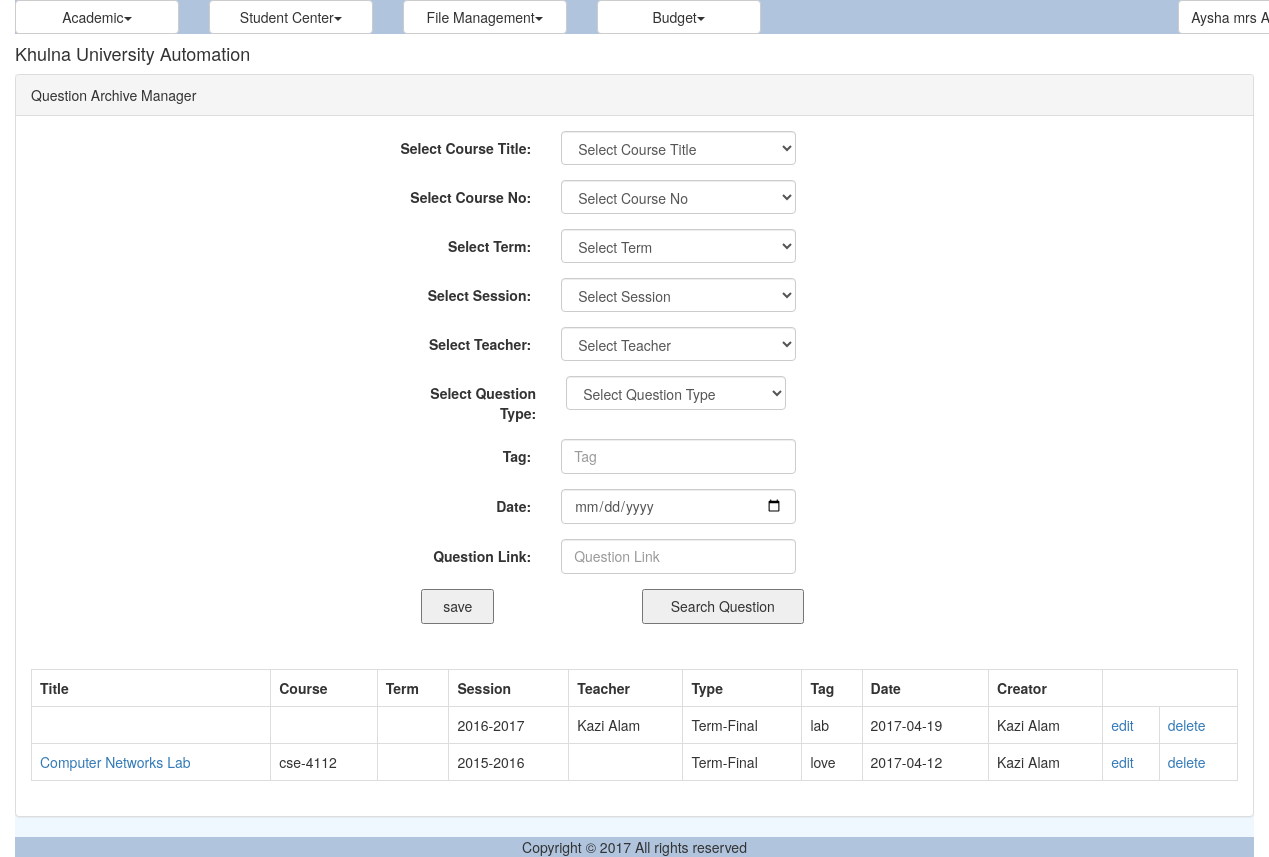
The page /question.php (signed in) on the database its author committed.
### tables this page shows
CREATE TABLE `qms_question_archive` (
  `ID` varchar(40) NOT NULL,
  `Title` varchar(50) NOT NULL,
  `CourseID` varchar(40) NOT NULL,
  `TermID` varchar(40) NOT NULL,
  `SessionID` varchar(40) NOT NULL,
  `TeacherID` varchar(40) NOT NULL,
  `Type` varchar(20) NOT NULL,
  `Tag` varchar(200) NOT NULL,
  `QuestionDate` date NOT NULL,
  `Link` varchar(300) NOT NULL,
  `CreatorID` varchar(40) NOT NULL
);

CREATE TABLE `reg_registration_session` (
  `ID` varchar(40) NOT NULL,
  `Name` varchar(30) NOT NULL
);

CREATE TABLE `ums_user` (
  `ID` varchar(40) NOT NULL,
  `UniversityID` varchar(20) NOT NULL,
  `Email` varchar(50) NOT NULL,
  `Password` varchar(255) NOT NULL,
  `FirstName` varchar(50) DEFAULT NULL,
  `MiddleName` varchar(50) DEFAULT NULL,
  `LastName` varchar(50) DEFAULT NULL,
  `DisciplineID` varchar(40) DEFAULT NULL,
  `Status` varchar(20) DEFAULT NULL,
  `IsLogged` varchar(10) DEFAULT NULL,
  `IsArchived` varchar(10) DEFAULT NULL,
  `IsDeleted` varchar(10) DEFAULT NULL
);

CREATE TABLE `reg_course` (
  `ID` varchar(40) NOT NULL,
  `CourseNo` varchar(40) NOT NULL,
  `Title` varchar(100) NOT NULL,
  `Credit` double NOT NULL,
  `CourseTypeID` varchar(40) NOT NULL,
  `DisciplineID` varchar(40) NOT NULL,
  `IsDeleted` tinyint(1) NOT NULL
);

### util/class.util.inc (called while the page is built, shortened)
<?php
class ConfigUtil implements I_DBConfig, I_LogConfig, I_LanguageConfig{
	public static $s_instance;
	private $_host;
	private $_username;
	private $_password;
	private $_database;
	public static function getInstance() {
		if(!self::$s_instance) {
			self::$s_instance = new self();
		}
		return self::$s_instance;
	}
	private function readConfig(){
		$this->_ini_array = parse_ini_file(CONFIG.'system.ini');
		$this->_host =	$this->_ini_array['db_host'];
		$this->_username = $this->_ini_array['db_username'];
		$this->_password = $this->_ini_array['db_password'];
		$this->_database = $this->_ini_array['db_database'];
	}
	public function getDBHost(){
		return $this->_host;
	}
	public function getDBUserName(){
		return $this->_username;
	}
	public function getDBPassword(){
		return $this->_password;
	}
	public function getDBName(){
		return $this->_database;
	}
}
class DBUtil implements I_DBUtil {
	private static $s_instance;
	private $_host;
	private $_username;
	private $_password;
	private $_database;
	protected $_connection;
	protected $_result;
	public static function getInstance() {
		if(!self::$s_instance) {
			self::$s_instance = new self();
		}
		return self::$s_instance;
	}
	private function readDBConfig(){
		$_config = ConfigUtil::getInstance();
		$this->_host = $_config->getDBHost();
		$this->_username = $_config->getDBUserName();
		$this->_password = $_config->getDBPassword();
		$this->_database = $_config->getDBName();
	}
	private function setConnection(){
		$this->_connection = new mysqli($this->_host, $this->_username,
			$this->_password, $this->_database);
	}
	public function doQuery($sql) {
		$this->_result = $this->_connection->query($sql) or die(mysqli_error($this->_connection));
		return $this->_result;
	}
	public function getNumRows() {
		$this->_numRows = mysqli_num_rows($this->_result);
		return $this->_numRows;
	}
	public function getAllRows() {
		$rows = array();
		for($x = 0; $x < $this->getNumRows(); $x++) {
			$rows[] = mysqli_fetch_assoc($this->_result);
		}
		return $rows;
	}
	public function getTopRow() {
		return $this->_result->fetch_array();
	}
}
class LogUtil{
	private static $s_instance;
	public static function getInstance(){
		if(!self::$s_instance) {
			self::$s_instance = new self();
		}
		return self::$s_instance;
	}
}
class LangUtil{
	private static $s_instance;
	public static function getInstance() {
		if(!self::$s_instance) {
			self::$s_instance = new self();
		}
		return self::$s_instance;
	}
}
?>

### modules/question/ui/blade/view.question.blade.inc (called while the page is built, shortened)
<?php
include_once UTILITY.'class.util.inc';
include_once MODULES_QUESTION.'bao/class.questionbao.inc';
$_QuestionBAO = new QuestionBAO();
?>

### modules/question/bao/class.questionbao.inc (called while the page is built, shortened)
<?php
include_once UTILITY.'class.util.inc';
include_once MODULES_QUESTION.'dao/class.questiondao.inc';
Class QuestionBAO{
	private $_QuestionDAO;
	public function __construct(){
		$this->_QuestionDAO = new QuestionDAO();
	}
	public function getAllQuestions(){
		$Result = $this->_QuestionDAO->getAllQuestions();
		return $Result;
	}
	public function getTeacherFromID($ID){
		$Result = $this->_QuestionDAO->getTeacherFromID($ID);
		return $Result;
	}
	public function getSessionFromID($ID){
		$Result = $this->_QuestionDAO->getSessionFromID($ID);
		return $Result;
	}
	public function getCourseFromID($ID){
		$Result = $this->_QuestionDAO->getCourseFromID($ID);
		return $Result;
	}
	public function getTitleFromID($ID){
		$Result = $this->_QuestionDAO->getTitleFromID($ID);
		return $Result;
	}
}
?>

### modules/question/dao/class.questiondao.inc (called while the page is built, shortened)
<?php
include_once COMMON.'class.common.inc';
include_once COMMON.'class.common.question.inc';
include_once UTILITY.'class.util.inc';
Class QuestionDAO{
	private $_DB;
	public function __construct(){
		$this->_DB = DBUtil::getInstance();
	}
	public function getAllTerms(){
		$TermList = array();
		$this->_DB->doQuery("SELECT * FROM reg_term");
		$rows = $this->_DB->getAllRows();
		for($i = 0; $i < sizeof($rows); $i++) {
			$row = $rows[$i];
			$this->_Term = new Term();
		    $this->_Term->setID ( $row['ID']);
		    $this->_Term->setName( $row['Name'] );
		    $TermList[]=$this->_Term;
		}
		$Result = new Result();
		$Result->setIsSuccess(1);
		$Result->setResultObject($TermList);
		return $Result;
	}
	public function getAllUser(){
		$UserList = array();
		$this->_DB->doQuery("SELECT * FROM ums_user");
		$rows = $this->_DB->getAllRows();
		for($i = 0; $i < sizeof($rows); $i++) {
			$row = $rows[$i];
			$this->_User = new User();
		    $this->_User->setID ( $row['ID']);
		    $this->_User->setFirstName( $row['FirstName']." ".$row['LastName'] );
		    $UserList[]=$this->_User;
		}
		$Result = new Result();
		$Result->setIsSuccess(1);
		$Result->setResultObject($UserList);
		return $Result;
	}
	public function getAllSession(){
		$SessionList = array();
		$this->_DB->doQuery("SELECT * FROM reg_registration_session");
		$rows = $this->_DB->getAllRows();
		for($i = 0; $i < sizeof($rows); $i++) {
			$row = $rows[$i];
			$this->_Session = new Session();
		    $this->_Session->setID ( $row['ID']);
		    $this->_Session->setName( $row['Name'] );
		    $SessionList[]=$this->_Session;
		}
		$Result = new Result();
		$Result->setIsSuccess(1);
		$Result->setResultObject($SessionList);
		return $Result;
	}
	public function getAllCourse(){
		$CourseList = array();
		$this->_DB->doQuery("SELECT * FROM reg_course");
		$rows = $this->_DB->getAllRows();
		for($i = 0; $i < sizeof($rows); $i++) {
			$row = $rows[$i];
			$this->_Course = new Course();
		    $this->_Course->setID ( $row['ID']);
		    $this->_Course->setCourseNo( $row['CourseNo'] );
		    $this->_Course->setTitle( $row['Title'] );
		    $CourseList[]=$this->_Course;
		}
		$Result = new Result();
		$Result->setIsSuccess(1);
		$Result->setResultObject($CourseList);
		return $Result;
	}
	public function getAllQuestions(){
		$QuestionList = array();
		$this->_DB->doQuery("SELECT * FROM qms_question_archive");
		$rows = $this->_DB->getAllRows();
		for($i = 0; $i < sizeof($rows); $i++) {
			$row = $rows[$i];
			$this->_Question = new Question();
		    $this->_Question->setID ( $row['ID']);
		    $this->_Question->setTitle( $row['Title'] );
		    $this->_Question->setCourse( $row['CourseID'] );
		    $this->_Question->setTerm( $row['TermID'] );
		    $this->_Question->setSession( $row['SessionID'] );
		    $this->_Question->setTeacher( $row['TeacherID'] );
		    $this->_Question->setType( $row['Type'] );
		    $this->_Question->setTag( $row['Tag'] );
		    $this->_Question->setQuestionDate( $row['QuestionDate'] );
		    $this->_Question->setLink( $row['Link'] );
		    $this->_Question->setCreator($row['CreatorID']);
		    $QuestionList[]=$this->_Question;
		}
		$Result = new Result();
		$Result->setIsSuccess(1);
		$Result->setResultObject($QuestionList);
		return $Result;
	}
	public function getTeacherFromID($ID){
		$SQL = "SELECT * FROM ums_user WHERE ID = '$ID'";
		$this->_DB->doQuery($SQL);
		$row = $this->_DB->getTopRow();
		return $row['FirstName']." ".$row['LastName'];
	}
	public function getTermFromID($ID){
		$SQL = "SELECT Name FROM reg_term WHERE ID = '$ID'";
		$this->_DB->doQuery($SQL);
		$row = $this->_DB->getTopRow();
		return $row['Name'];
	}
	public function getSessionFromID($ID){
		$SQL = "SELECT Name FROM reg_registration_session WHERE ID = '$ID'";
		$this->_DB->doQuery($SQL);
		$row = $this->_DB->getTopRow();
		return $row['Name'];
	}
	public function getTitleFromID($ID){
		$SQL = "SELECT Title FROM reg_course WHERE ID = '$ID'";
		$this->_DB->doQuery($SQL);
		$row = $this->_DB->getTopRow();
		return $row['Title'];
	}
	public function getCourseFromID($ID){
		$SQL = "SELECT CourseNo FROM reg_course WHERE ID = '$ID'";
		$this->_DB->doQuery($SQL);
		$row = $this->_DB->getTopRow();
		return $row['CourseNo'];
	}
}
?>

### common/class.common.inc (called while the page is built, shortened)
<?php
class Result{
    private $_IsSuccess=0;
    private $_ResultObject;
    public function setIsSuccess($IsSuccess){
        $this->_IsSuccess = $IsSuccess;
    }
    public function getIsSuccess(){
        return $this->_IsSuccess;
    }
    public function setResultObject($ResultObject){
        $this->_ResultObject = $ResultObject;
    }
    public function getResultObject(){
        return $this->_ResultObject;
    }
}
?>

### common/class.common.question.inc (called while the page is built, shortened)
<?php
class Question {
    private $_ID;
    private $_Title;
    private $_Course;
    private $_Session;
    private $_Teacher;
    private $_Type;
    private $_Tag;
    private $_Link;
    private $_QuestionDate;
    private $_Creator;
    public function setCreator($creator){
        $this->_Creator = $creator;
    }
    public function getCreator(){
        return $this->_Creator;
    }
    public function setID($ID){
        $this->_ID = $ID;
    }
    public function getID(){
        return $this->_ID;
    }
    public function setTitle($Title){
        $this->_Title = $Title;
    }
    public function getTitle(){
        return $this->_Title;
    }
    public function setCourse($Course){
        $this->_Course = $Course;
    }
    public function getCourse(){
        return $this->_Course;
    }
    public function setSession($Session){
        $this->_Session = $Session;
    }
    public function getSession(){
        return $this->_Session;
    }
    public function setTeacher($Teacher){
        $this->_Teacher = $Teacher;
    }
    public function getTeacher(){
        return $this->_Teacher;
    }
    public function setType($Type){
        $this->_Type = $Type;
    }
    public function getType(){
        return $this->_Type;
    }
    public function setTag($Tag){
        $this->_Tag = $Tag;
    }
    public function getTag(){
        return $this->_Tag;
    }
    public function setLink($Link){
        $this->_Link = $Link;
    }
    public function getLink(){
        return $this->_Link;
    }
    public function setQuestionDate($Date){
        $this->_QuestionDate = $Date;
    }
    public function getQuestionDate(){
        return $this->_QuestionDate;
    }
}
?>

### modules/question/ui/view.question.inc (the view, shortened to what this page needs)
<?php
include_once 'blade/view.question.blade.inc';
include_once COMMON.'class.common.inc';
include_once COMMON.'class.common.question.inc';
?>
<div class="panel panel-default">
    <div class="panel-heading">Question Archive Manager</div>
    <div class="panel-body">
	<div id="form" >
		<form method="post" class="form-horizontal">
			<div class="form-group">
              	<label class="control-label col-sm-4" for="title">Select Course Title:</label>
              	<div class="col-sm-6">
				<select name="title" class="form-control">
					<option selected disabled>Select Course Title</option>
				</select>
				</div>
			</div>
			<div class="form-group">
              	<label class="control-label col-sm-4" for="course">Select Course No:</label>
              	<div class="col-sm-6">
					<select name="course" class="form-control">
					<option selected disabled>Select Course No</option>
				</select>
				</div>
			</div>
			<div class="form-group">
              	<label class="control-label col-sm-4" for="term">Select Term:</label>
              	<div class="col-sm-6">
					<select name="term" class="form-control">
					<option selected disabled>Select Term</option>
				</select>
				</div>
			</div>
			<div class="form-group">
              	<label class="control-label col-sm-4" for="selectSession">Select Session:</label>
              	<div class="col-sm-6">
					<select name="session" class="form-control">
					<option selected disabled>Select Session</option>
				</select>
				</div>
			</div>
			<div class="form-group">
              	<label class="control-label col-sm-4" for="teacher">Select Teacher:</label>
              	<div class="col-sm-6">
					<select name="teacher" class="form-control">
					<option selected disabled>Select Teacher</option>
				</select>
				</div>
			</div>
			<div>
              	<label class="control-label col-sm-4" for="selectQuestionType">Select Question Type:</label>
              	<div class="col-sm-6">
					<select name="type" class="form-control" required>
					<option selected disabled>Select Question Type</option>
				</select>
				</div>
			</div>
			<div class="form-group">
              	<div class="col-sm-10">
				</div>
			</div>
			<div class="form-group">
              	<label class="control-label col-sm-4" for="tag">Tag:</label>
              	<div class="col-sm-6">
              		<input type="text" name="tag" class="form-control" placeholder="Tag" value="<?php
						if(isset($_GET['edit'])) echo $getROW->getTag();  ?>" >
				</div>
			</div>
			<div class="form-group">
              	<label class="control-label col-sm-4" for="question_date">Date:</label>
              	<div class="col-sm-6">
				<input type="date" name="question_date" class="form-control" placeholder="Date" value="<?php
					if(isset($_GET['edit'])) echo $getROW->getQuestionDate(); ?>" >
				</div>
			</div>
			<div class="form-group">
              	<label class="control-label col-sm-4" for="link">Question Link:</label>
              	<div class="col-sm-6">
              	<input type="text" name="link" class="form-control" placeholder="Question Link" value="<?php
					if(isset($_GET['edit'])) echo $getROW->getLink(); ?>" >
				</div>
			</div>
	        <div class="form-group">
              <div class="col-sm-4">
						<?php
						if(isset($_GET['edit']))
						{
							?>
							<button type="submit" name="update" >update</button>
							<?php
						}
						else
						{
							?>
							<button type="submit" name="save" >save</button>
							<?php
						}
						?>
				</div>
	          	<div class="col-sm-8">
					<button type="submit" name="search">Search Question</button>
				</div>
			</div>
		</form>
	</div>
	</div>
	<div class="panel-body">
	<table class="table table-bordered">
	<?php
	$Result = $_QuestionBAO->getAllQuestions();
	if($Result->getIsSuccess()){
		$QuestionList = $Result->getResultObject();
	?>
		<tr>
			<th>Title </th>
			<th>Course </th>
			<th>Term </th>
			<th>Session </th>
			<th>Teacher </th>
			<th>Type</th>
			<th>Tag</th>
			<th>Date</th>
			<th>Creator</th>
		</tr>
		<?php
		for($i = 0; $i < sizeof($QuestionList); $i++) {
			$Question = $QuestionList[$i];
			?>
		    <tr>
			    <td><a href="<?php echo $Question->getLink(); ?>" target="_blank"> <?php echo $_QuestionBAO->getTitleFromID( $Question->getTitle());?> </a></td>
			    <td><?php echo $_QuestionBAO->getCourseFromID($Question->getCourse());?></td>
			    <td><?php echo $_QuestionBAO->getTermFromID($Question->getTerm()); ?></td>
			    <td><?php echo $_QuestionBAO->getSessionFromID($Question->getSession()); ?></td>
			    <td><?php echo $_QuestionBAO->getTeacherFromID($Question->getTeacher()); ?></td>
			    <td><?php echo $Question->getType(); ?></td>
			    <td><?php echo $Question->getTag(); ?></td>
			    <td><?php echo $Question->getQuestionDate(); ?></td>
			    <td><?php echo $_QuestionBAO->getTeacherFromID($Question->getCreator()); ?></td>
			    <td><a href="?edit=<?php echo $Question->getID(); ?>" onclick="return confirm('sure to edit !'); " >edit</a></td>
			    <td><a href="?del=<?php echo $Question->getID(); ?>" onclick="return confirm('sure to delete !'); " >delete</a></td>
		    </tr>
	    <?php
		}
	}
	else{
		echo $Result->getResultObject();
	}
	?>
	</table>
	</div>
</div>

### rows shown on the page
qms_question_archive: SessionID.Name "2016-2017", TeacherID.LastName "Kazi Alam", Type "Term-Final", Tag "lab", QuestionDate "2017-04-19", CreatorID.LastName "Kazi Alam"
qms_question_archive: Title.Title "Computer Networks Lab", CourseID.CourseNo "cse-4112", SessionID.Name "2015-2016", Type "Term-Final", Tag "love", QuestionDate "2017-04-12", CreatorID.LastName "Kazi Alam"

### other values the page prints
$globalMenu[$i]->getTitle() "Academic Student Center File Management Budget"
$CurrentUser->getFullName() "Aysha mrs…"
